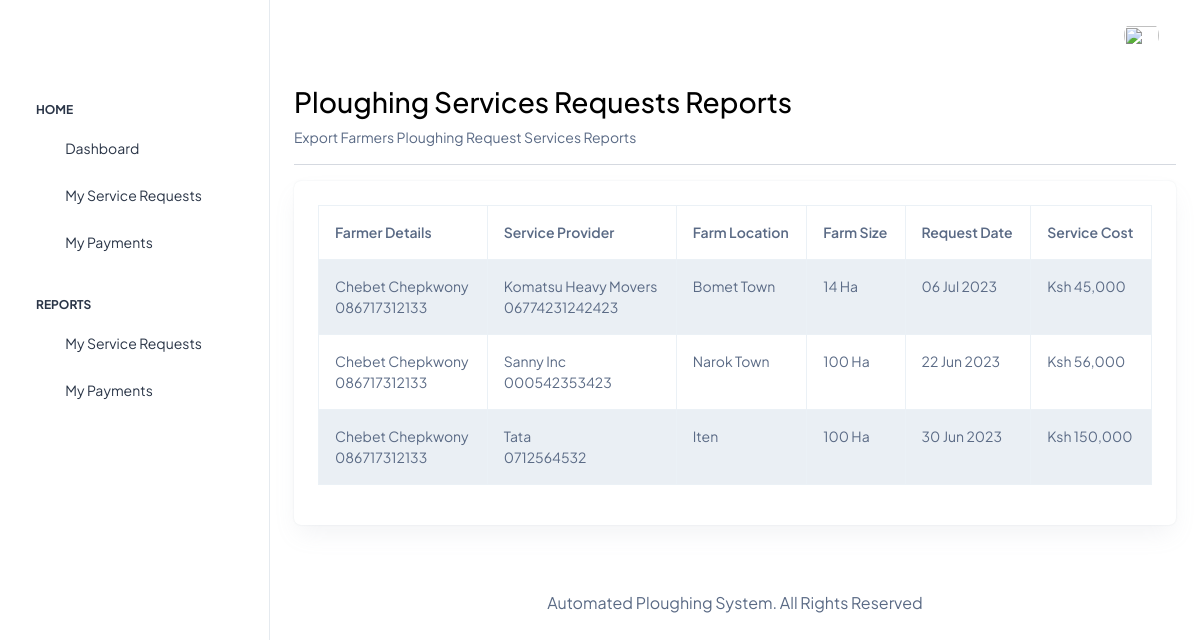
The app's page /landing/reports_requests.php (signed in) with its own data.
### tables this page shows
CREATE TABLE `ploughing_service_request` (
  `request_id` int(200) NOT NULL,
  `request_famer_id` int(200) NOT NULL,
  `request_service_provider_id` int(200) NOT NULL,
  `request_location` longtext NOT NULL,
  `request_farm_size` varchar(200) NOT NULL,
  `request_date` varchar(200) NOT NULL,
  `request_payment_status` varchar(200) NOT NULL,
  `request_cost` varchar(200) NOT NULL
);

CREATE TABLE `farmers` (
  `farmer_id` int(200) NOT NULL,
  `farmer_login_id` int(200) NOT NULL,
  `farmer_name` varchar(200) NOT NULL,
  `farmer_contacts` varchar(200) NOT NULL,
  `farmer_address` longtext NOT NULL
);

CREATE TABLE `ploughing_service_providers` (
  `service_provider_id` int(200) NOT NULL,
  `service_provider_login_id` int(200) NOT NULL,
  `service_provider_name` varchar(200) NOT NULL,
  `service_provider_contacts` varchar(200) NOT NULL,
  `service_provider_address` longtext NOT NULL
);

### landing/reports_requests.php (the view, shortened to what this page needs)
<?php
require_once('../app/config/config.php');
require_once('../app/partials/backoffice_head.php');
?>
<body>
    <?php if ($_SESSION['login_rank'] == 'Admin') { ?>
        <div class="page-wrapper" id="main-wrapper" data-layout="vertical" data-navbarbg="skin6" data-sidebartype="full" data-sidebar-position="fixed" data-header-position="fixed">
            <?php require_once('../app/partials/backoffice_sidebar.php'); ?>
            <div class="body-wrapper">
                <?php require_once('../app/partials/backoffice_header.php'); ?>
                <div class="container-fluid">
                    <div class="d-flex justify-content-between">
                        <div class="mr-auto">
                            <h2 class="text-black font-w600">Ploughing Services Requests Reports</h2>
                            <p class="mb-0">Export Farmers Ploughing Request Services Reports</p>
                        </div>
                    </div>
                    <hr>
                    <div class="row">
                        <div class="col-lg-12 d-flex align-items-stretch">
                            <div class="card w-100">
                                <div class="card-body p-4">
                                    <div class="table-responsive">
                                        <table class="report_table table table-striped table-bordered">
                                            <thead>
                                                <tr>
                                                    <th>Farmer Details</th>
                                                    <th>Service Provider</th>
                                                    <th>Farm Location</th>
                                                    <th>Farm Size</th>
                                                    <th>Request Date</th>
                                                    <th>Service Cost</th>
                                                </tr>
                                            </thead>
                                            <tbody>
                                                <?php
                                                $system_users_sql = mysqli_query(
                                                    $mysqli,
                                                    "SELECT * FROM ploughing_service_request psr
                                                INNER JOIN farmers f ON f.farmer_id = psr.request_famer_id
                                                INNER JOIN ploughing_service_providers psp ON psp.service_provider_id = psr.request_service_provider_id"
                                                );
                                                if (mysqli_num_rows($system_users_sql) > 0) {
                                                    while ($system_users = mysqli_fetch_array($system_users_sql)) {
                                                ?>
                                                        <tr>
                                                            <td>
                                                                <?php echo $system_users['farmer_name']; ?> <br>
                                                                <?php echo $system_users['farmer_contacts']; ?>
                                                            </td>
                                                            <td>
                                                                <?php echo $system_users['service_provider_name']; ?><br>
                                                                <?php echo $system_users['service_provider_contacts']; ?>
                                                            </td>
                                                            <td><?php echo $system_users['request_location']; ?></td>
                                                            <td><?php echo $system_users['request_farm_size']; ?> Ha</td>
                                                            <td><?php echo date('d M Y', strtotime($system_users['request_date'])); ?></td>
                                                            <td>Ksh <?php echo number_format($system_users['request_cost']); ?></td>
                                                        </tr>
                                                <?php
                                                    }
                                                } ?>
                                            </tbody>
                                        </table>
                                    </div>
                                </div>
                            </div>
                        </div>
                    </div>
                </div>
                <?php require_once('../app/partials/backoffice_footer.php'); ?>
            </div>
        </div>
    <?php } else if ($_SESSION['login_rank'] == 'Farmer') { ?>
        <div class="page-wrapper" id="main-wrapper" data-layout="vertical" data-navbarbg="skin6" data-sidebartype="full" data-sidebar-position="fixed" data-header-position="fixed">
            <?php require_once('../app/partials/backoffice_sidebar.php'); ?>
            <div class="body-wrapper">
                <?php require_once('../app/partials/backoffice_header.php'); ?>
                <div class="container-fluid">
                    <div class="d-flex justify-content-between">
                        <div class="mr-auto">
                            <h2 class="text-black font-w600">Ploughing Services Requests Reports</h2>
                            <p class="mb-0">Export Farmers Ploughing Request Services Reports</p>
                        </div>
                    </div>
                    <hr>
                    <div class="row">
                        <div class="col-lg-12 d-flex align-items-stretch">
                            <div class="card w-100">
                                <div class="card-body p-4">
                                    <div class="table-responsive">
                                        <table class="report_table table table-striped table-bordered">
                                            <thead>
                                                <tr>
                                                    <th>Farmer Details</th>
                                                    <th>Service Provider</th>
                                                    <th>Farm Location</th>
                                                    <th>Farm Size</th>
                                                    <th>Request Date</th>
                                                    <th>Service Cost</th>
                                                </tr>
                                            </thead>
                                            <tbody>
                                                <?php
                                                $system_users_sql = mysqli_query(
                                                    $mysqli,
                                                    "SELECT * FROM ploughing_service_request psr
                                                    INNER JOIN farmers f ON f.farmer_id = psr.request_famer_id
                                                    INNER JOIN ploughing_service_providers psp ON psp.service_provider_id = psr.request_service_provider_id
                                                    WHERE f.farmer_login_id = '{$_SESSION['login_id']}'"
                                                );
                                                if (mysqli_num_rows($system_users_sql) > 0) {
                                                    while ($system_users = mysqli_fetch_array($system_users_sql)) {
                                                ?>
                                                        <tr>
                                                            <td>
                                                                <?php echo $system_users['farmer_name']; ?> <br>
                                                                <?php echo $system_users['farmer_contacts']; ?>
                                                            </td>
                                                            <td>
                                                                <?php echo $system_users['service_provider_name']; ?><br>
                                                                <?php echo $system_users['service_provider_contacts']; ?>
                                                            </td>
                                                            <td><?php echo $system_users['request_location']; ?></td>
                                                            <td><?php echo $system_users['request_farm_size']; ?> Ha</td>
                                                            <td><?php echo date('d M Y', strtotime($system_users['request_date'])); ?></td>
                                                            <td>Ksh <?php echo number_format($system_users['request_cost']); ?></td>
                                                        </tr>
                                                <?php
                                                    }
                                                } ?>
                                            </tbody>
                                        </table>
                                    </div>
                                </div>
                            </div>
                        </div>
                    </div>
                </div>
                <?php require_once('../app/partials/backoffice_footer.php'); ?>
            </div>
        </div>
    <?php } ?>
</body>
</html>

### records on screen
ploughing_service_request: request_famer.farmer_name "Chebet Chepkwony", request_famer.farmer_contacts "086717312133", request_service_provider.service_provider_name "Komatsu Heavy Movers", request_service_provider.service_provider_contacts "06774231242423", request_location "Bomet Town", request_farm_size "14", request_date "06 Jul 2023", request_cost "45,000"
ploughing_service_request: request_famer.farmer_name "Chebet Chepkwony", request_famer.farmer_contacts "086717312133", request_service_provider.service_provider_name "Sanny Inc", request_service_provider.service_provider_contacts "000542353423", request_location "Narok Town", request_farm_size "100", request_date "22 Jun 2023", request_cost "56,000"
ploughing_service_request: request_famer.farmer_name "Chebet Chepkwony", request_famer.farmer_contacts "086717312133", request_service_provider.service_provider_name "Tata", request_service_provider.service_provider_contacts "0712564532", request_location "Iten", request_farm_size "100", request_date "30 Jun 2023", request_cost "150,000"
